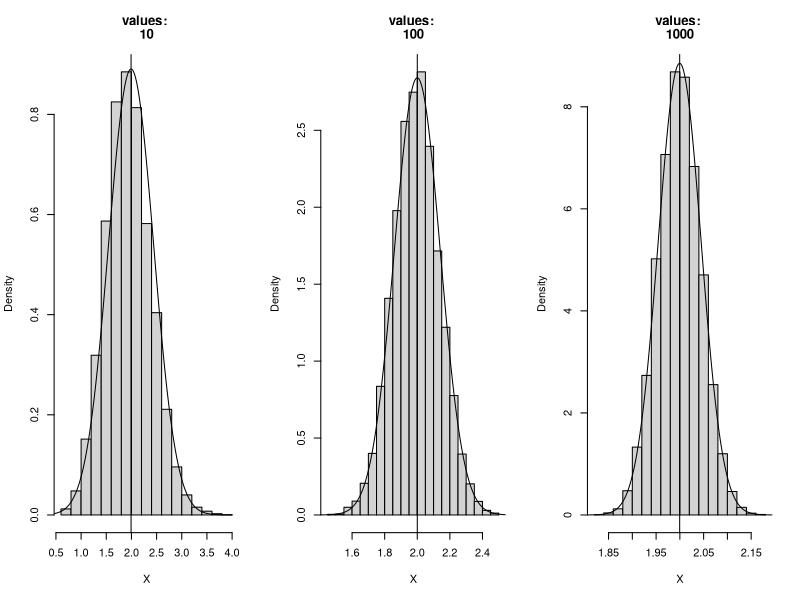
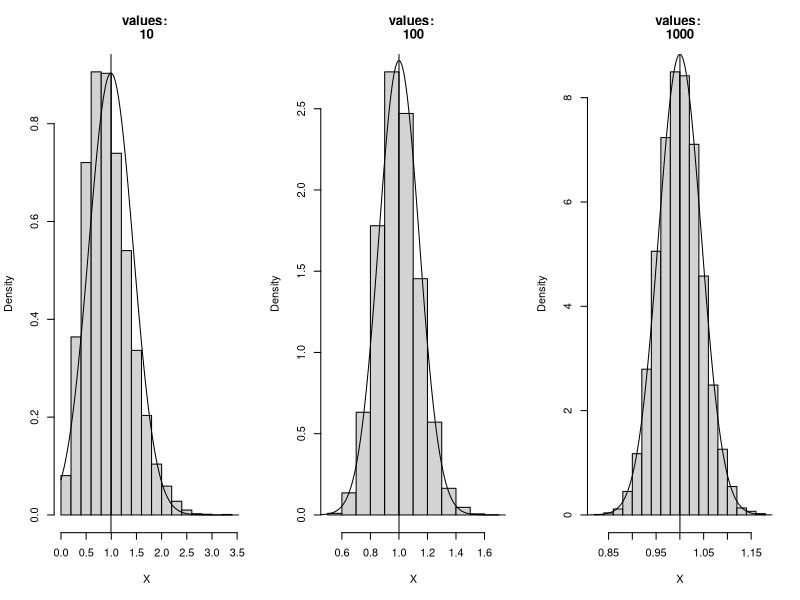
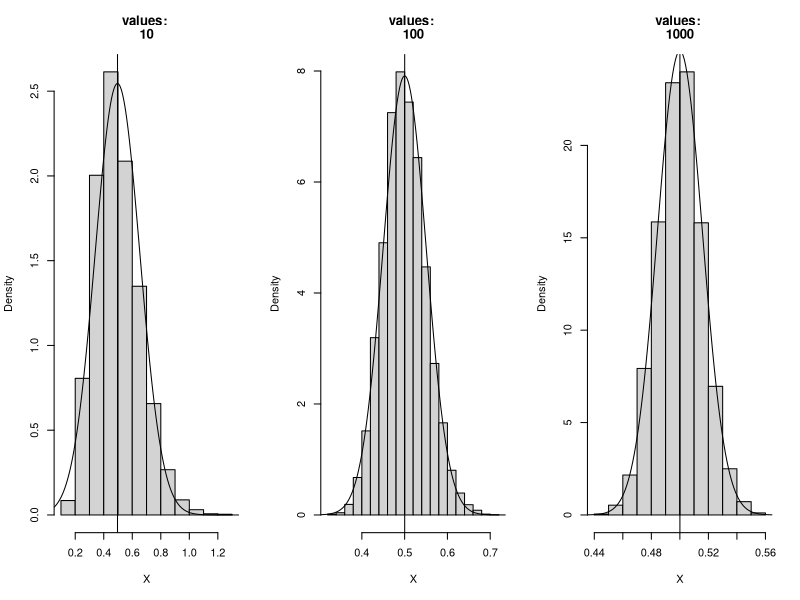
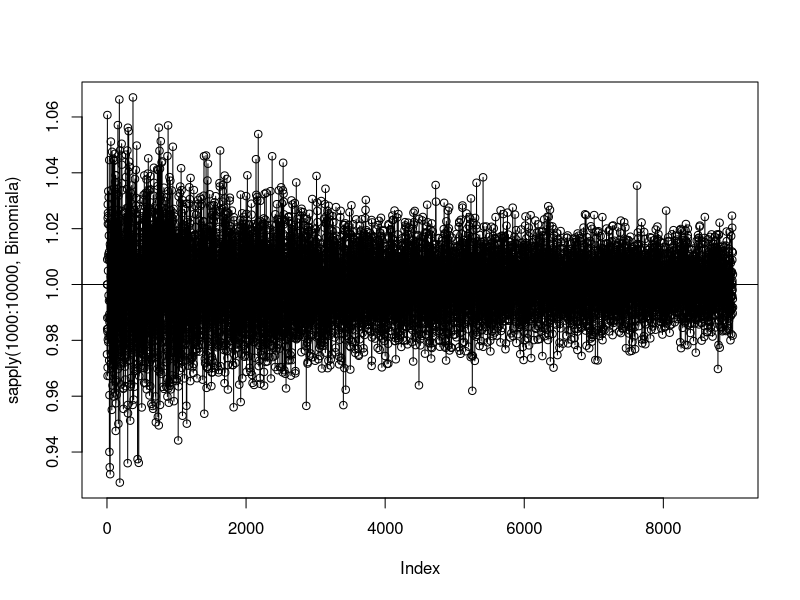
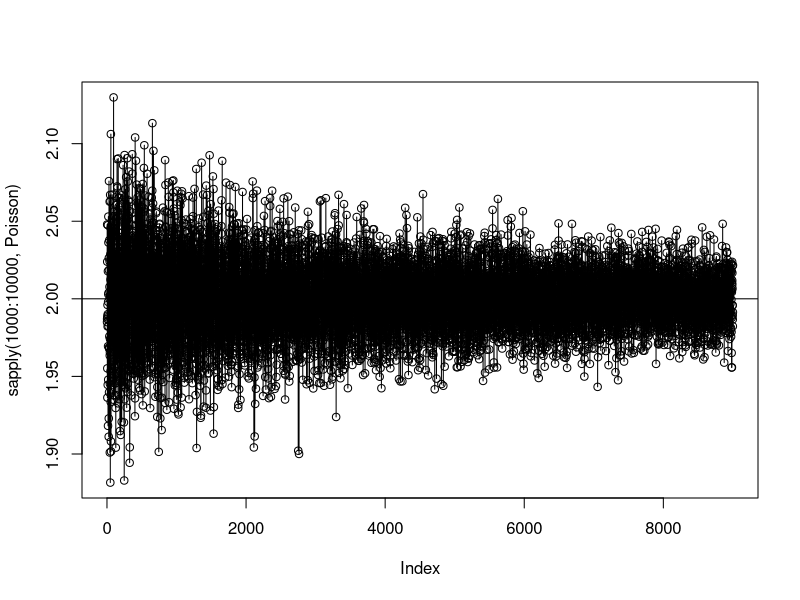
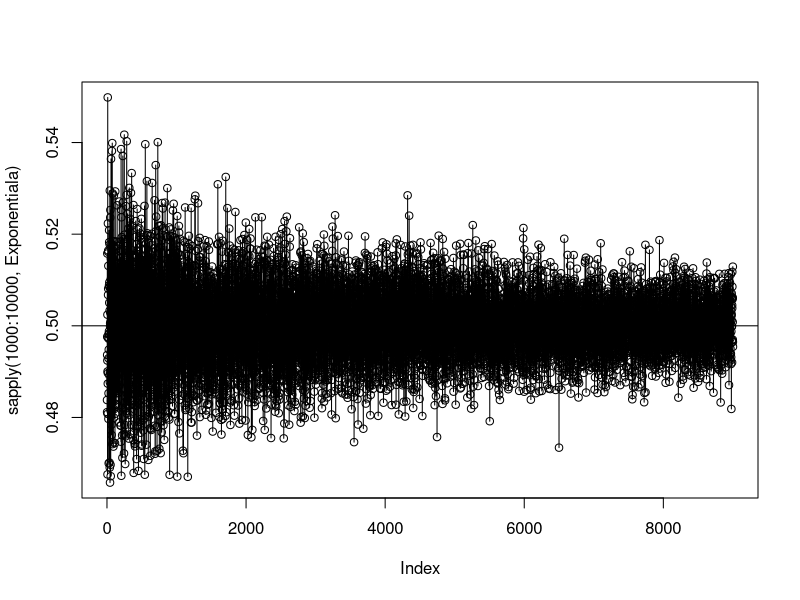

Generate these figures, in order, with R:
#Olaru Alexandru Vergiliu - 311



#1)Ilustrati TLC pentru repartitiile: Poisson, Geometrica si Exponentiala pentru toate cele 4 dimensiuni de esantion
autoGraph <- function(X,n,a,b) {
  
  hist(X ,main = c("values: ",n), freq = F)
  abline(v = mean(X))
  t1 <- seq(a, b, 0.001)
  lines(t1, dnorm(t1, mean(X), sd(X)))
  
}

k <- 10000

lambda <- 2

Pois10   <- replicate(k, {x <- mean(rpois(10, lambda))})
Pois100  <- replicate(k, {x <- mean(rpois(100, lambda))})
Pois1000 <- replicate(k, {x <- mean(rpois(1000, lambda))})

par(mfrow = c(1, 3))

autoGraph(Pois10, 10, 0, 4)
autoGraph(Pois100, 100, 0, 4)
autoGraph(Pois1000, 1000, 0, 4)

p <- 0.5

Geom10   <- replicate(k, {x <- mean(rgeom(10, p))})
Geom100  <- replicate(k, {x <- mean(rgeom(100, p))})
Geom1000 <- replicate(k, {x <- mean(rgeom(1000, p))})

par(mfrow = c(1, 3))

autoGraph(Geom10, 10, 0, 4)
autoGraph(Geom100, 100, 0, 4)
autoGraph(Geom1000, 1000, 0, 4)

lambda<-2

Exp10   <- replicate(k, {x <- mean(rexp(10, lambda))})
Exp100  <- replicate(k, {x <- mean(rexp(100, lambda))})
Exp1000 <- replicate(k, {x <- mean(rexp(1000, lambda))})

par(mfrow = c(1, 3))

autoGraph(Exp10, 10, 0, 4)
autoGraph(Exp100, 100, 0, 4)
autoGraph(Exp1000, 1000, 0, 4)



#2)Ilustrati LNM pt. repartiile binomiala, poisson si exponentiala

par(mfrow=c(1,1))

size <- 3
p <- 1/3
lambda <- 2

Binomiala <- function(n) {
  mean(rbinom(n, size, p))
}

Poisson<-function(n) {
  mean(rpois(n, lambda))
}

Exponentiala<-function(n){
  mean(rexp(n, lambda))
}

plot(sapply(1000:10000, Binomiala), type = "o")
abline(h = 1)

plot(sapply(1000:10000, Poisson), type = "o")
abline(h = lambda)

plot(sapply(1000:10000, Exponentiala), type = "o")
abline(h = 1/lambda)


